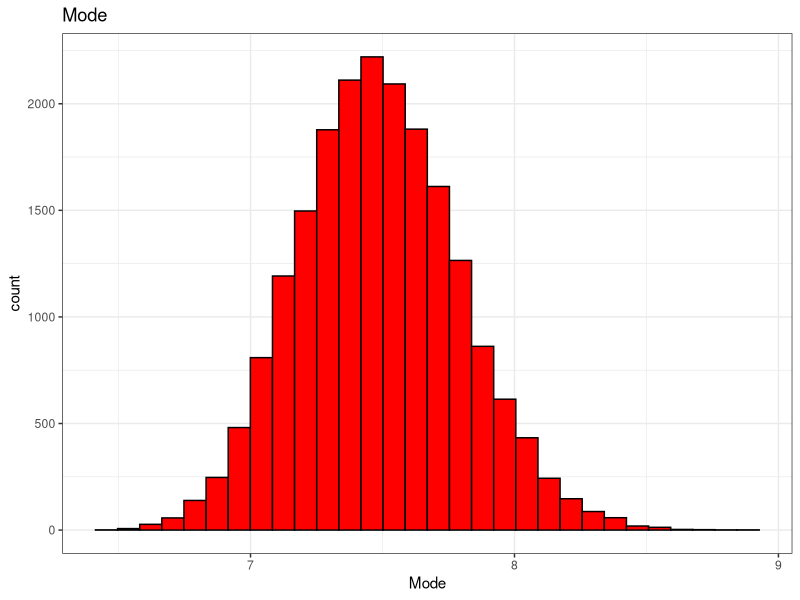
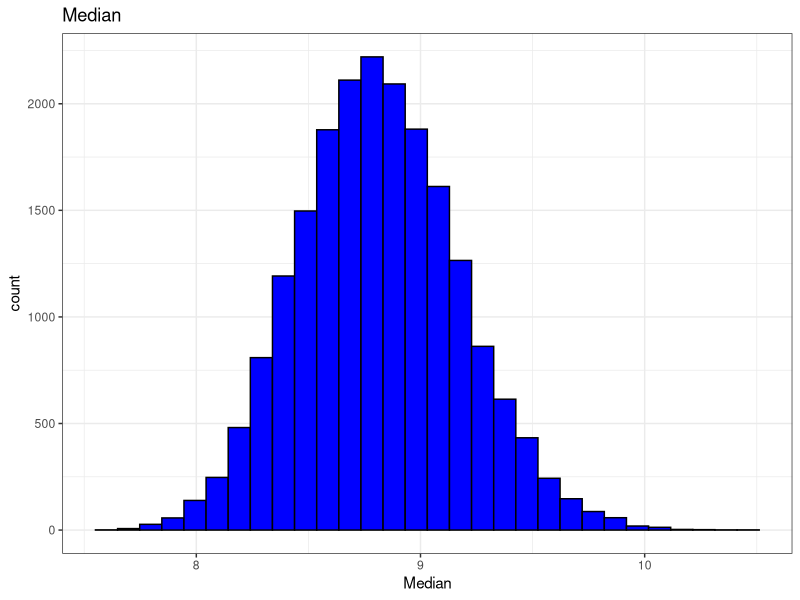
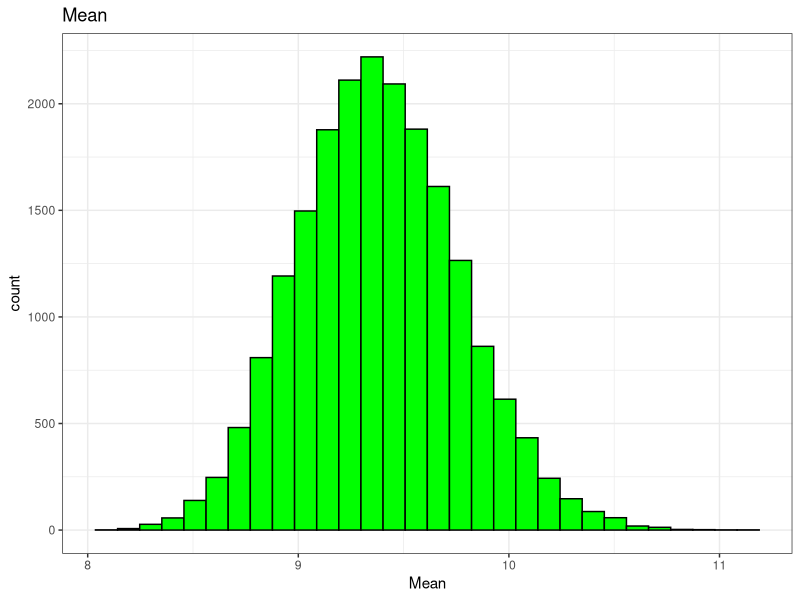
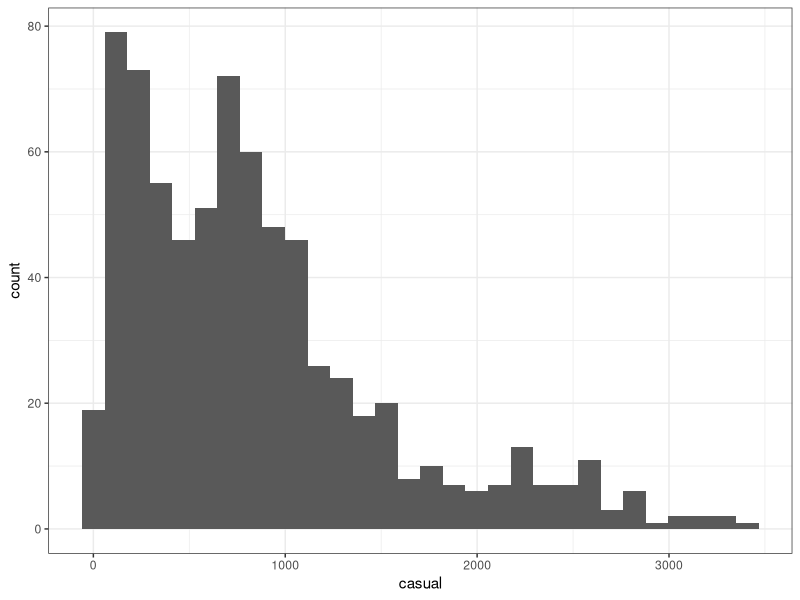
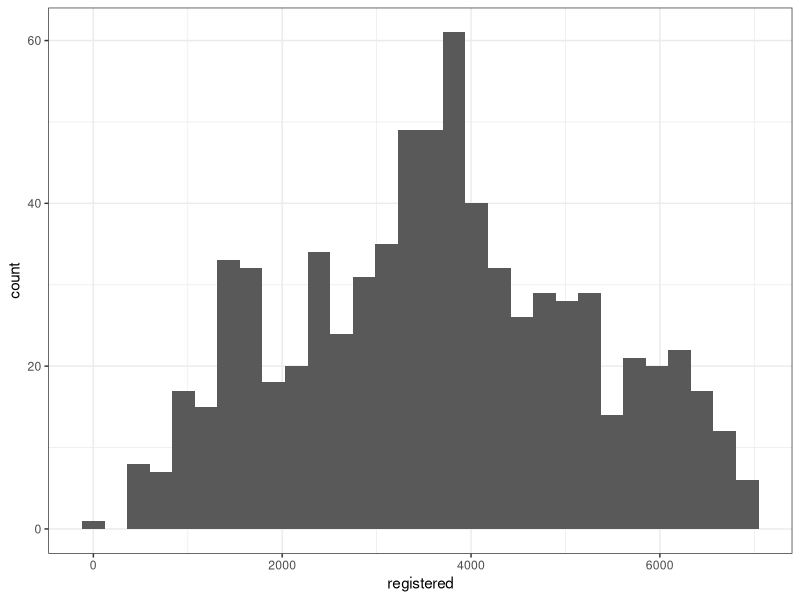

The R script that drew these images, in order:
## ---- chunk 1
knitr::opts_chunk$set(echo = TRUE, message = FALSE, warning = FALSE)
library(ggplot2)
library(dplyr)
library(mvtnorm)
library(MCMCpack)
## ---- chunk 2
wind <- read.delim("wind.txt", header = F)

alpha <- nrow(wind)
beta <- sum(wind^2) / 2


set.seed(6302)
theta <- MCMCpack::rinvgamma(n = 20000, shape = alpha, scale = beta)


theta.df <- data.frame(Theta2 = theta) %>%
  dplyr::mutate(Mode = sqrt(Theta2),
                Median = Mode*sqrt(2 * log(2)),
                Mean = Mode * sqrt(pi / 2))


ggplot(theta.df, aes(x = Mode)) +
  geom_histogram(col = "black", fill = "red") +
  theme_bw() +
  labs(title = "Mode")


ggplot(theta.df, aes(x = Median)) +
  geom_histogram(col = "black", fill = "blue") +
  theme_bw() +
  labs(title = "Median")


ggplot(theta.df, aes(x = Mean)) +
  geom_histogram(col = "black", fill = "green") +
  theme_bw() +
  labs(title = "Mean")


round(
apply(theta.df[,2:4], 2, quantile, probs = c(0.5, 0.025, 0.975)), 3
)


## ---- chunk 3
wind_probs <- exp(-(15)^2 / (2 * theta))
quantile(wind_probs, c(0.5, 0.025, 0.975))
## ---- chunk 4
bikeShare <- read.delim("day.txt", sep = " ")

ggplot(bikeShare, aes(x = casual)) +
  geom_histogram() +
  theme_bw()

ggplot(bikeShare, aes(x = registered)) +
  geom_histogram() +
  theme_bw()

## ---- chunk 5

B     <- 20000
n     <- nrow(bikeShare)
X     <- model.matrix(
  registered ~ yr + holiday + workingday+ temp + atemp + hum + windspeed, 
  data = bikeShare
  )
Y     <- bikeShare$registered
K     <- ncol(X)

bhat	<- c(solve(t(X)%*%X)%*%(t(X)%*%Y))
SSY	<- t(Y - X%*%bhat)%*%(Y - X%*%bhat)
XtXi	<- solve(t(X)%*%X)
rbeta	<- matrix(0, nrow = B, ncol = K)

set.seed(726)
rsig	<- rinvgamma(B, (n-K)/2, (1/2)*SSY)
for(i in 1:B){
  CovX		<- rsig[i]*XtXi
  rbeta[i,]	<- c(rmvnorm(1, mean = bhat, sigma = CovX))
}

rbMat	   <- apply(rbeta, 2, quantile, probs = c(0.5, 0.025, 0.975))
postp    <- apply(rbeta > 0, 2, mean)
outMat   <- cbind(t(rbMat), postp)
rownames(outMat) <- colnames(X)
colnames(outMat) <- c(rownames(rbMat), 'P(b > 0)')
round(outMat,4)

## ---- chunk 6

B     <- 20000
n     <- nrow(bikeShare)
X     <- model.matrix(registered ~ yr  + workingday + atemp + hum + windspeed, 
                      data = bikeShare)
Y     <- bikeShare$registered
K     <- ncol(X)

bhat	<- c(solve(t(X)%*%X)%*%(t(X)%*%Y))
SSY	<- t(Y - X%*%bhat)%*%(Y - X%*%bhat)
XtXi	<- solve(t(X)%*%X)
rbeta	<- matrix(0, nrow = B, ncol = K)

set.seed(726)
rsig	<- rinvgamma(B, (n-K)/2, (1/2)*SSY)
for(i in 1:B){
  CovX		<- rsig[i]*XtXi
  rbeta[i,]	<- c(rmvnorm(1, mean = bhat, sigma = CovX))
}

rbMat	   <- apply(rbeta, 2, quantile, probs = c(0.5, 0.025, 0.975))
postp    <- apply(rbeta > 0, 2, mean)
outMat   <- cbind(t(rbMat), postp)
rownames(outMat) <- colnames(X)
colnames(outMat) <- c(rownames(rbMat), 'P(b > 0)')
round(outMat,4)

registered_summary <- outMat
registered_model <- rbeta
## ---- chunk 7
theta <- matrix(c(1, 1, 1, 0.34847, 0.804783, 0.179117), ncol = 1)
predicted <- data.frame(Registered = registered_model %*% theta)
## ---- chunk 8
B     <- 20000
n     <- nrow(bikeShare)
bikeShare$logCasual <- log(bikeShare$casual)

X     <- model.matrix(
  logCasual ~ yr + holiday + workingday+ temp + atemp + hum + windspeed, 
  data = bikeShare
  )
Y     <- bikeShare$logCasual
K     <- ncol(X)

bhat	<- c(solve(t(X)%*%X)%*%(t(X)%*%Y))
SSY	<- t(Y - X%*%bhat)%*%(Y - X%*%bhat)
XtXi	<- solve(t(X)%*%X)
rbeta	<- matrix(0, nrow = B, ncol = K)

set.seed(97)
rsig	<- rinvgamma(B, (n-K)/2, (1/2)*SSY)
for(i in 1:B){
  CovX		<- rsig[i]*XtXi
  rbeta[i,]	<- c(rmvnorm(1, mean = bhat, sigma = CovX))
}

rbMat	   <- apply(rbeta, 2, quantile, probs = c(0.5, 0.025, 0.975))
postp    <- apply(rbeta > 0, 2, mean)
outMat   <- cbind(t(rbMat), postp)
rownames(outMat) <- colnames(X)
colnames(outMat) <- c(rownames(rbMat), 'P(b > 0)')
round(outMat,4)

## ---- chunk 9
B     <- 20000
n     <- nrow(bikeShare)
bikeShare$logCasual <- log(bikeShare$casual)

X     <- model.matrix(logCasual ~ yr + workingday + atemp + hum + windspeed, 
                      data = bikeShare)
Y     <- bikeShare$logCasual
K     <- ncol(X)

bhat	<- c(solve(t(X)%*%X)%*%(t(X)%*%Y))
SSY	<- t(Y - X%*%bhat)%*%(Y - X%*%bhat)
XtXi	<- solve(t(X)%*%X)
rbeta	<- matrix(0, nrow = B, ncol = K)

set.seed(97)
rsig	<- rinvgamma(B, (n-K)/2, (1/2)*SSY)
for(i in 1:B){
  CovX		<- rsig[i]*XtXi
  rbeta[i,]	<- c(rmvnorm(1, mean = bhat, sigma = CovX))
}

rbMat	   <- apply(rbeta, 2, quantile, probs = c(0.5, 0.025, 0.975))
postp    <- apply(rbeta > 0, 2, mean)
outMat   <- cbind(t(rbMat), postp)
rownames(outMat) <- colnames(X)
colnames(outMat) <- c(rownames(rbMat), 'P(b > 0)')
round(outMat,4)

casual_summary <- outMat
casual_model <- rbeta
## ---- chunk 10

theta <- matrix(c(1, 1, 1, 0.34847, 0.804783, 0.179117), ncol = 1)
predicted$Casual <- exp(casual_model %*% theta)

predRiders	<- apply(predicted, 2, quantile, probs = c(0.5, 0.025, 0.975))
meanPred    <- apply(predicted , 2, mean)
outMat   <- cbind(t(predRiders), meanPred)
outMat
